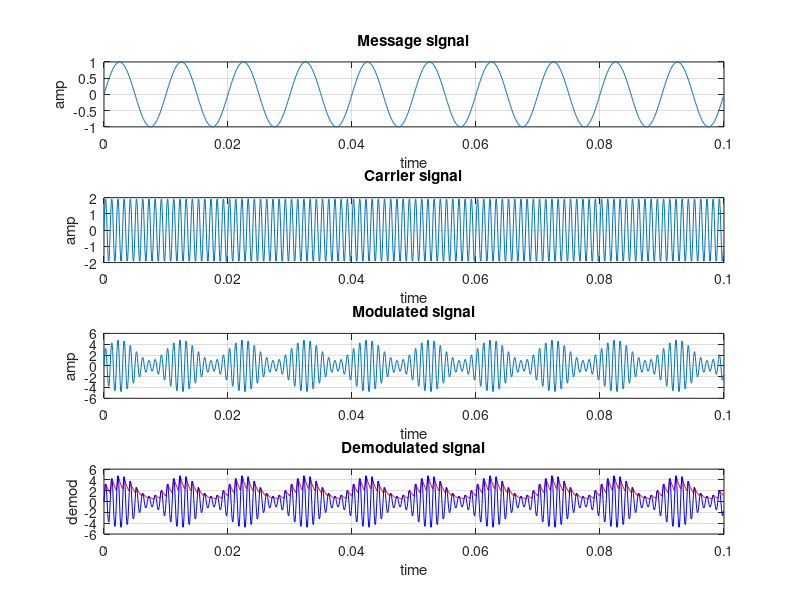

The MATLAB source for this figure:
N = 1000; 
fs = 10000; 
T = 1/fs; 
fm = 100;
n = 0:N-1;
m = sin(2*pi*fm*n*T);

subplot(4, 1, 1)
plot(n*T, m);
xlabel("time")
ylabel("amp")
title("Message signal")
grid on

fc = 1000;
c = 2*sin(2*pi*fc*n*T);

subplot(4, 1, 2)
plot(n*T, c);
xlabel("time")
ylabel("amp")
title("Carrier signal")
grid on

mod = (1.5+m).*c;
subplot(4, 1, 3)
plot(n*T, mod);
xlabel("time")
ylabel("amp")
title("Modulated signal")
grid on

vec = 0;
vout = 1:length(mod);
for i = 1:length(mod)
    if (mod(i)>vec)
        vec = mod(i);
    else
         vec = vec*exp(-(T/0.001));  % rc = 0.001
    end
    vout(i) = vec;
end

subplot(4, 1, 4)
plot(n*T, vout, "r");
hold on
plot(n*T, mod, "b")
xlabel("time")
ylabel("demod")
title("Demodulated signal")
grid on
